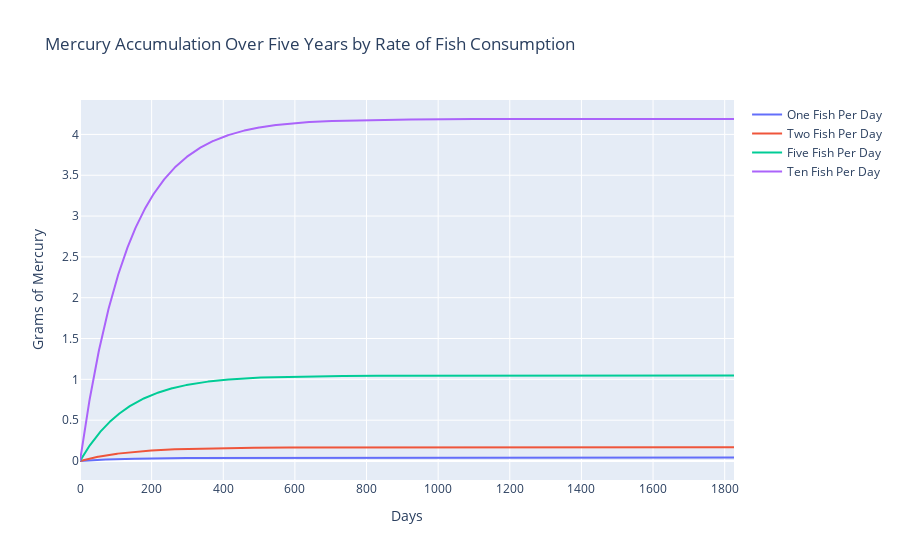

Here is the notebook cell this chart was saved with:
### Markdown cell above
The eqilibrium is equal to $\frac{mq}{1-r}$. Thus, the equilibrium is dependent on the number of fish eaten per day ($q$), as well as the amount of mercury in each fish and the rate at which the human body disposes of mercury. The graph below demonstrates how varying values of $q$ affect the point of equilibrium.

### Code cell
x1, eq1 = mercuryAccum(5,1)           # mercury accumulation considering one fish consumed on average per day
x2, eq2 = mercuryAccum(5,2)           # mercury accumulation considering two fish consumed on average per day
x3, eq3 = mercuryAccum(5,5)           # mercury accumulation considering five fish consumed on average per day
x4, eq4 = mercuryAccum(5,10)          # mercury accumulation considering ten fish consumed on average per day

fig2 = go.Figure()
fig2.add_trace(go.Scatter(x=x1, y=eq1, name='One Fish Per Day'))
fig2.add_trace(go.Scatter(x=x2, y=eq2, name='Two Fish Per Day'))
fig2.add_trace(go.Scatter(x=x3, y=eq3, name='Five Fish Per Day'))
fig2.add_trace(go.Scatter(x=x4, y=eq4, name='Ten Fish Per Day'))

# Edit the layout
fig2.update_layout(title='Mercury Accumulation Over Five Years by Rate of Fish Consumption',
                   xaxis_title='Days',
                   yaxis_title='Grams of Mercury')
fig2

### Figure 1 — Plotly figure (JSON) as saved in the notebook; plotly's stock layout.template omitted (floating-point values rounded to 4 significant figures; data arrays with more than 128 entries replaced by an {"elided": "..."} marker saying what was removed)
{"data": [{"name": "One Fish Per Day", "type": "scatter", "x": {"elided": "1827 int values"}, "y": {"elided": "1827 float values"}}, {"name": "Two Fish Per Day", "type": "scatter", "x": {"elided": "1827 int values"}, "y": {"elided": "1827 float values"}}, {"name": "Five Fish Per Day", "type": "scatter", "x": {"elided": "1827 int values"}, "y": {"elided": "1827 float values"}}, {"name": "Ten Fish Per Day", "type": "scatter", "x": {"elided": "1827 int values"}, "y": {"elided": "1827 float values"}}], "layout": {"title": {"text": "Mercury Accumulation Over Five Years by Rate of Fish Consumption"}, "xaxis": {"title": {"text": "Days"}}, "yaxis": {"title": {"text": "Grams of Mercury"}}}}
